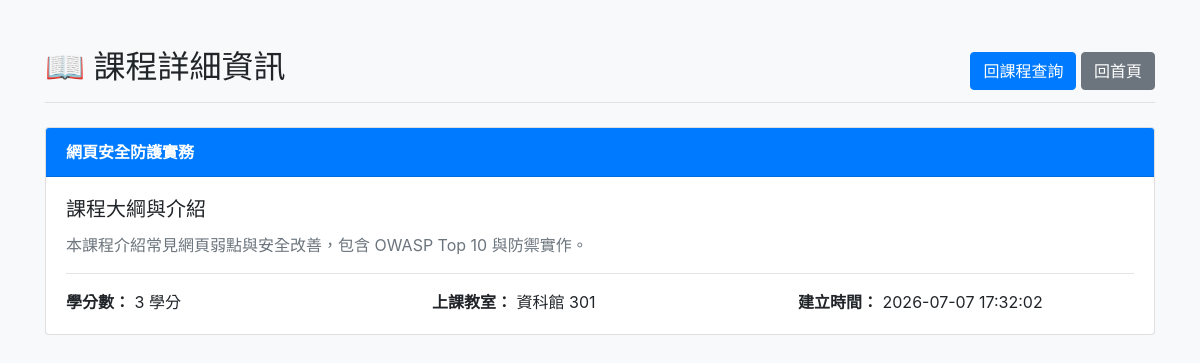
/app-vulnerable/public/course_detail.php?id=1, run on the app's committed database.
### tables this page shows
CREATE TABLE IF NOT EXISTS courses (
    id INT AUTO_INCREMENT PRIMARY KEY,
    title VARCHAR(100) NOT NULL,
    teacher_id INT NULL,
    description TEXT NULL,
    classroom VARCHAR(50) NULL,
    credit INT DEFAULT 2,
    created_at TIMESTAMP DEFAULT CURRENT_TIMESTAMP
);

### app-vulnerable/public/course_detail.php (the view, shortened to what this page needs)
<?php
require_once __DIR__ . '/../src/db.php';
$id = $_GET['id'] ?? '';
$course = null;
$error = '';
try {
    $sql = "SELECT * FROM courses WHERE id = " . $id;
    $stmt = $pdo->query($sql);
    $course = $stmt->fetch();
} catch (PDOException $e) {
    $error = $e->getMessage();
}
?>
<!DOCTYPE html>
<html lang="zh-TW">
<head>
    <link rel="stylesheet" href="https://cdn.jsdelivr.net/npm/bootstrap@4.0.0/dist/css/bootstrap.min.css">
</head>
<body class="bg-light">
<div class="container my-5">
    <div class="d-flex justify-content-between align-items-center mb-4 border-bottom pb-2">
        <h2>📖 課程詳細資訊</h2>
        <div>
            <a href="/courses.php" class="btn btn-primary">回課程查詢</a>
            <a href="/index.php" class="btn btn-secondary">回首頁</a>
        </div>
    </div>
    <?php if ($course): ?>
        <div class="card shadow-sm">
            <div class="card-header bg-primary text-white font-weight-bold">
                <?= $course['title'] ?>
            </div>
            <div class="card-body">
                <h5 class="card-title">課程大綱與介紹</h5>
                <p class="card-text text-muted"><?= $course['description'] ?></p>
                <hr>
                <div class="row">
                    <div class="col-md-4">
                        <strong>學分數：</strong> <?= $course['credit'] ?> 學分
                    </div>
                    <div class="col-md-4">
                        <strong>上課教室：</strong> <?= $course['classroom'] ?>
                    </div>
                    <div class="col-md-4">
                        <strong>建立時間：</strong> <?= $course['created_at'] ?>
                    </div>
                </div>
            </div>
        </div>
    <?php else: ?>
        <?php if (!$error): ?>
            <div class="alert alert-warning">找不到該課程資料。您可以嘗試輸入 <code>1</code>。</div>
        <?php endif; ?>
    <?php endif; ?>
</div>
</body>
</html>

### data on the page
courses: title "網頁安全防護實務", description "本課程介紹常見網頁弱點與安全改善，包含 OWASP Top 10 與防禦實作。", credit "3", classroom "資科館 301", created_at "2026-07-07 17:32:02"
